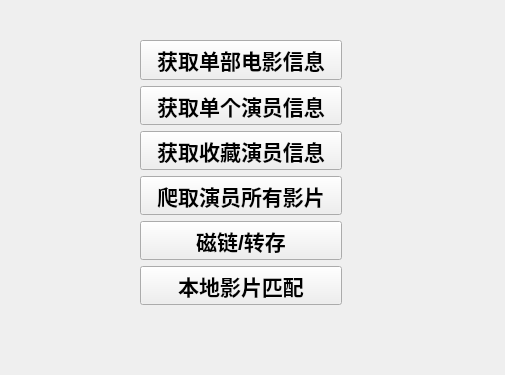
<?xml version="1.0" encoding="UTF-8"?>
<ui version="4.0">
 <class>MainWindow</class>
 <widget class="QMainWindow" name="MainWindow">
  <property name="geometry">
   <rect>
    <x>0</x>
    <y>0</y>
    <width>505</width>
    <height>375</height>
   </rect>
  </property>
  <property name="windowTitle">
   <string>MainWindow</string>
  </property>
  <widget class="QWidget" name="centralwidget">
   <widget class="QWidget" name="verticalLayoutWidget">
    <property name="geometry">
     <rect>
      <x>140</x>
      <y>40</y>
      <width>202</width>
      <height>265</height>
     </rect>
    </property>
    <layout class="QVBoxLayout" name="verticalLayout">
     <item>
      <widget class="QPushButton" name="one_movie_btn">
       <property name="font">
        <font>
         <pointsize>16</pointsize>
         <bold>true</bold>
        </font>
       </property>
       <property name="text">
        <string>获取单部电影信息</string>
       </property>
      </widget>
     </item>
     <item>
      <widget class="QPushButton" name="one_actor_button">
       <property name="font">
        <font>
         <pointsize>16</pointsize>
         <bold>true</bold>
        </font>
       </property>
       <property name="text">
        <string>获取单个演员信息</string>
       </property>
      </widget>
     </item>
     <item>
      <widget class="QPushButton" name="favourit_actor_button">
       <property name="font">
        <font>
         <pointsize>16</pointsize>
         <bold>true</bold>
        </font>
       </property>
       <property name="text">
        <string>获取收藏演员信息</string>
       </property>
      </widget>
     </item>
     <item>
      <widget class="QPushButton" name="actor_all_movie_btn">
       <property name="font">
        <font>
         <pointsize>16</pointsize>
         <bold>true</bold>
        </font>
       </property>
       <property name="text">
        <string>爬取演员所有影片</string>
       </property>
      </widget>
     </item>
     <item>
      <widget class="QPushButton" name="magnet_btn">
       <property name="font">
        <font>
         <pointsize>16</pointsize>
         <bold>true</bold>
        </font>
       </property>
       <property name="text">
        <string>磁链/转存</string>
       </property>
      </widget>
     </item>
     <item>
      <widget class="QPushButton" name="match_btn">
       <property name="font">
        <font>
         <pointsize>16</pointsize>
         <bold>true</bold>
        </font>
       </property>
       <property name="text">
        <string>本地影片匹配</string>
       </property>
      </widget>
     </item>
    </layout>
   </widget>
  </widget>
 </widget>
 <resources/>
 <connections/>
</ui>
